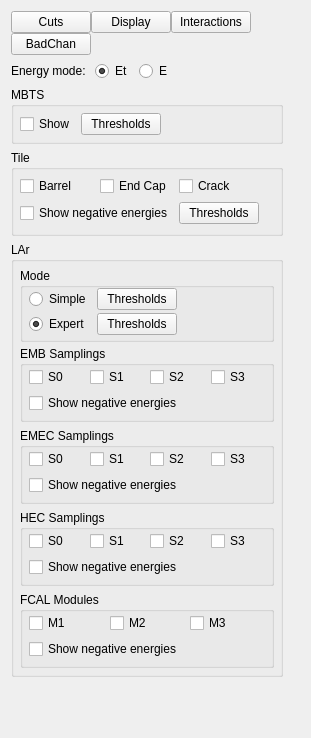
<ui version="4.0" >
 <class>frmCaloCellController</class>
 <widget class="QWidget" name="frmCaloCellController" >
  <property name="geometry" >
   <rect>
    <x>0</x>
    <y>0</y>
    <width>311</width>
    <height>738</height>
   </rect>
  </property>
  <property name="windowTitle" >
   <string>Calo Energy</string>
  </property>
  <layout class="QGridLayout" name="gridLayout_12" >
   <item row="0" column="0" >
    <widget class="QWidget" native="1" name="widget" >
     <property name="sizePolicy" >
      <sizepolicy vsizetype="Fixed" hsizetype="Fixed" >
       <horstretch>0</horstretch>
       <verstretch>0</verstretch>
      </sizepolicy>
     </property>
     <layout class="QGridLayout" name="_2" >
      <property name="margin" >
       <number>0</number>
      </property>
      <property name="spacing" >
       <number>0</number>
      </property>
      <item row="1" column="0" >
       <widget class="QPushButton" name="pushButton_settings_badchannels" >
        <property name="text" >
         <string>BadChan</string>
        </property>
       </widget>
      </item>
      <item row="0" column="2" >
       <widget class="QPushButton" name="pushButton_settings_interactions" >
        <property name="text" >
         <string>Interactions</string>
        </property>
       </widget>
      </item>
      <item row="0" column="1" >
       <widget class="QPushButton" name="pushButton_settings_visoptions" >
        <property name="text" >
         <string>Display</string>
        </property>
       </widget>
      </item>
      <item row="0" column="0" >
       <widget class="QPushButton" name="pushButton_settings_cuts" >
        <property name="text" >
         <string>Cuts</string>
        </property>
       </widget>
      </item>
     </layout>
     <zorder>pushButton_settings_badchannels</zorder>
     <zorder>pushButton_settings_interactions</zorder>
     <zorder>pushButton_settings_visoptions</zorder>
     <zorder>pushButton_settings_cuts</zorder>
    </widget>
   </item>
   <item row="0" column="1" >
    <spacer name="horizontalSpacer_3" >
     <property name="orientation" >
      <enum>Qt::Horizontal</enum>
     </property>
     <property name="sizeHint" stdset="0" >
      <size>
       <width>38</width>
       <height>20</height>
      </size>
     </property>
    </spacer>
   </item>
   <item rowspan="2" row="0" column="2" >
    <spacer name="horizontalSpacer_5" >
     <property name="orientation" >
      <enum>Qt::Horizontal</enum>
     </property>
     <property name="sizeHint" stdset="0" >
      <size>
       <width>132</width>
       <height>20</height>
      </size>
     </property>
    </spacer>
   </item>
   <item row="1" column="0" colspan="2" >
    <layout class="QGridLayout" name="gridLayout_11" >
     <item row="0" column="0" >
      <widget class="QLabel" name="lblEnergyMode" >
       <property name="text" >
        <string>Energy mode: </string>
       </property>
      </widget>
     </item>
     <item row="0" column="1" >
      <widget class="QRadioButton" name="rbtnModeEt" >
       <property name="text" >
        <string>Et</string>
       </property>
       <property name="checked" >
        <bool>true</bool>
       </property>
      </widget>
     </item>
     <item row="0" column="2" >
      <widget class="QRadioButton" name="rbtnModeEne" >
       <property name="text" >
        <string>E</string>
       </property>
      </widget>
     </item>
     <item row="0" column="3" >
      <spacer name="horizontalSpacer_7" >
       <property name="orientation" >
        <enum>Qt::Horizontal</enum>
       </property>
       <property name="sizeHint" stdset="0" >
        <size>
         <width>40</width>
         <height>20</height>
        </size>
       </property>
      </spacer>
     </item>
     <item row="1" column="0" colspan="4" >
      <widget class="QGroupBox" name="grbxMbts" >
       <property name="title" >
        <string>MBTS</string>
       </property>
       <layout class="QGridLayout" name="gridLayout_7" >
        <property name="margin" >
         <number>6</number>
        </property>
        <item row="0" column="0" >
         <widget class="QCheckBox" name="chbxMbts" >
          <property name="text" >
           <string>Show</string>
          </property>
         </widget>
        </item>
        <item row="0" column="1" >
         <widget class="QPushButton" name="pushButton_settings_thresholds_mbts" >
          <property name="text" >
           <string>Thresholds</string>
          </property>
         </widget>
        </item>
        <item row="0" column="2" >
         <spacer name="horizontalSpacer" >
          <property name="orientation" >
           <enum>Qt::Horizontal</enum>
          </property>
          <property name="sizeHint" stdset="0" >
           <size>
            <width>1</width>
            <height>20</height>
           </size>
          </property>
         </spacer>
        </item>
       </layout>
      </widget>
     </item>
     <item row="2" column="0" colspan="4" >
      <widget class="QGroupBox" name="grbxTile" >
       <property name="title" >
        <string>Tile </string>
       </property>
       <layout class="QHBoxLayout" name="horizontalLayout_2" >
        <property name="leftMargin" >
         <number>6</number>
        </property>
        <property name="topMargin" >
         <number>6</number>
        </property>
        <property name="rightMargin" >
         <number>6</number>
        </property>
        <item>
         <layout class="QGridLayout" name="gridLayout_9" >
          <item row="0" column="0" >
           <widget class="QCheckBox" name="chbxTILB" >
            <property name="text" >
             <string>Barrel</string>
            </property>
           </widget>
          </item>
          <item row="0" column="1" >
           <widget class="QCheckBox" name="chbxTILEC" >
            <property name="text" >
             <string>End Cap</string>
            </property>
           </widget>
          </item>
          <item row="0" column="2" >
           <widget class="QCheckBox" name="chbxTILCR" >
            <property name="text" >
             <string>Crack</string>
            </property>
           </widget>
          </item>
          <item row="1" column="0" colspan="2" >
           <widget class="QCheckBox" name="chbxTileNegative" >
            <property name="text" >
             <string>Show negative energies</string>
            </property>
           </widget>
          </item>
          <item row="1" column="2" >
           <widget class="QPushButton" name="pushButton_settings_thresholds_tile" >
            <property name="text" >
             <string>Thresholds</string>
            </property>
           </widget>
          </item>
         </layout>
        </item>
        <item>
         <spacer name="horizontalSpacer_2" >
          <property name="orientation" >
           <enum>Qt::Horizontal</enum>
          </property>
          <property name="sizeHint" stdset="0" >
           <size>
            <width>0</width>
            <height>20</height>
           </size>
          </property>
         </spacer>
        </item>
       </layout>
      </widget>
     </item>
     <item row="3" column="0" colspan="4" >
      <widget class="QGroupBox" name="grbxLAr" >
       <property name="title" >
        <string>LAr</string>
       </property>
       <layout class="QVBoxLayout" name="verticalLayout" >
        <property name="spacing" >
         <number>4</number>
        </property>
        <property name="margin" >
         <number>6</number>
        </property>
        <item>
         <widget class="QGroupBox" name="grbxLArMode" >
          <property name="title" >
           <string>Mode</string>
          </property>
          <property name="flat" >
           <bool>true</bool>
          </property>
          <layout class="QGridLayout" name="gridLayout_10" >
           <property name="leftMargin" >
            <number>6</number>
           </property>
           <property name="topMargin" >
            <number>0</number>
           </property>
           <property name="rightMargin" >
            <number>6</number>
           </property>
           <property name="bottomMargin" >
            <number>4</number>
           </property>
           <property name="verticalSpacing" >
            <number>3</number>
           </property>
           <item row="0" column="0" >
            <widget class="QRadioButton" name="rbtnSimple" >
             <property name="text" >
              <string>Simple</string>
             </property>
             <property name="checked" >
              <bool>false</bool>
             </property>
            </widget>
           </item>
           <item row="0" column="1" >
            <widget class="QPushButton" name="pushButton_settings_thresholds_larsimple" >
             <property name="text" >
              <string>Thresholds</string>
             </property>
            </widget>
           </item>
           <item row="1" column="0" >
            <widget class="QRadioButton" name="rbtnExpert" >
             <property name="text" >
              <string>Expert</string>
             </property>
             <property name="checked" >
              <bool>true</bool>
             </property>
            </widget>
           </item>
           <item row="1" column="1" >
            <widget class="QPushButton" name="pushButton_settings_thresholds_larexpert" >
             <property name="text" >
              <string>Thresholds</string>
             </property>
            </widget>
           </item>
           <item row="0" column="2" >
            <spacer name="horizontalSpacer_4" >
             <property name="orientation" >
              <enum>Qt::Horizontal</enum>
             </property>
             <property name="sizeHint" stdset="0" >
              <size>
               <width>1</width>
               <height>1</height>
              </size>
             </property>
            </spacer>
           </item>
           <item row="1" column="2" >
            <spacer name="horizontalSpacer_6" >
             <property name="orientation" >
              <enum>Qt::Horizontal</enum>
             </property>
             <property name="sizeHint" stdset="0" >
              <size>
               <width>40</width>
               <height>20</height>
              </size>
             </property>
            </spacer>
           </item>
          </layout>
         </widget>
        </item>
        <item>
         <widget class="QStackedWidget" name="stackLAr" >
          <property name="currentIndex" >
           <number>1</number>
          </property>
          <widget class="QWidget" name="page" >
           <layout class="QGridLayout" name="gridLayout_6" >
            <property name="margin" >
             <number>0</number>
            </property>
            <item row="0" column="0" >
             <widget class="QGroupBox" name="grbxLArSubsystems" >
              <property name="title" >
               <string>Subsystems</string>
              </property>
              <property name="flat" >
               <bool>true</bool>
              </property>
              <layout class="QGridLayout" name="gridLayout_2" >
               <property name="margin" >
                <number>6</number>
               </property>
               <item row="0" column="0" >
                <widget class="QCheckBox" name="chbxEMB" >
                 <property name="text" >
                  <string>EMB</string>
                 </property>
                </widget>
               </item>
               <item row="0" column="1" >
                <widget class="QCheckBox" name="chbxEMEC" >
                 <property name="text" >
                  <string>EMEC</string>
                 </property>
                </widget>
               </item>
               <item row="0" column="2" >
                <widget class="QCheckBox" name="chbxHEC" >
                 <property name="text" >
                  <string>HEC</string>
                 </property>
                </widget>
               </item>
               <item row="0" column="3" >
                <widget class="QCheckBox" name="chbxFCAL" >
                 <property name="text" >
                  <string>FCAL</string>
                 </property>
                </widget>
               </item>
               <item row="1" column="0" colspan="3" >
                <widget class="QCheckBox" name="chbxLArNegative" >
                 <property name="text" >
                  <string>Show negative energies</string>
                 </property>
                </widget>
               </item>
              </layout>
             </widget>
            </item>
            <item row="1" column="0" >
             <spacer name="verticalSpacer_2" >
              <property name="orientation" >
               <enum>Qt::Vertical</enum>
              </property>
              <property name="sizeType" >
               <enum>QSizePolicy::Expanding</enum>
              </property>
              <property name="sizeHint" stdset="0" >
               <size>
                <width>20</width>
                <height>1</height>
               </size>
              </property>
             </spacer>
            </item>
           </layout>
          </widget>
          <widget class="QWidget" name="page_2" >
           <layout class="QGridLayout" name="gridLayout_8" >
            <property name="margin" >
             <number>0</number>
            </property>
            <item row="1" column="0" >
             <widget class="QGroupBox" name="grbxLArEMEC" >
              <property name="title" >
               <string>EMEC Samplings</string>
              </property>
              <property name="flat" >
               <bool>true</bool>
              </property>
              <layout class="QGridLayout" name="gridLayout_3" >
               <property name="leftMargin" >
                <number>6</number>
               </property>
               <property name="topMargin" >
                <number>1</number>
               </property>
               <property name="rightMargin" >
                <number>6</number>
               </property>
               <property name="bottomMargin" >
                <number>6</number>
               </property>
               <item row="0" column="0" >
                <widget class="QCheckBox" name="chbxEMEC_S0" >
                 <property name="text" >
                  <string>S0</string>
                 </property>
                </widget>
               </item>
               <item row="0" column="1" >
                <widget class="QCheckBox" name="chbxEMEC_S1" >
                 <property name="text" >
                  <string>S1</string>
                 </property>
                </widget>
               </item>
               <item row="0" column="2" >
                <widget class="QCheckBox" name="chbxEMEC_S2" >
                 <property name="text" >
                  <string>S2</string>
                 </property>
                </widget>
               </item>
               <item row="0" column="3" >
                <widget class="QCheckBox" name="chbxEMEC_S3" >
                 <property name="text" >
                  <string>S3</string>
                 </property>
                </widget>
               </item>
               <item row="1" column="0" colspan="4" >
                <widget class="QCheckBox" name="chbxEMEC_Neg_Expert" >
                 <property name="text" >
                  <string>Show negative energies</string>
                 </property>
                </widget>
               </item>
              </layout>
             </widget>
            </item>
            <item row="2" column="0" >
             <widget class="QGroupBox" name="grbxLArHEC" >
              <property name="title" >
               <string>HEC Samplings</string>
              </property>
              <property name="flat" >
               <bool>true</bool>
              </property>
              <layout class="QGridLayout" name="gridLayout_4" >
               <property name="leftMargin" >
                <number>6</number>
               </property>
               <property name="topMargin" >
                <number>1</number>
               </property>
               <property name="rightMargin" >
                <number>6</number>
               </property>
               <property name="bottomMargin" >
                <number>6</number>
               </property>
               <item row="0" column="0" >
                <widget class="QCheckBox" name="chbxHEC_S0" >
                 <property name="text" >
                  <string>S0</string>
                 </property>
                </widget>
               </item>
               <item row="0" column="1" >
                <widget class="QCheckBox" name="chbxHEC_S1" >
                 <property name="text" >
                  <string>S1</string>
                 </property>
                </widget>
               </item>
               <item row="0" column="2" >
                <widget class="QCheckBox" name="chbxHEC_S2" >
                 <property name="text" >
                  <string>S2</string>
                 </property>
                </widget>
               </item>
               <item row="0" column="3" >
                <widget class="QCheckBox" name="chbxHEC_S3" >
                 <property name="text" >
                  <string>S3</string>
                 </property>
                </widget>
               </item>
               <item row="1" column="0" colspan="4" >
                <widget class="QCheckBox" name="chbxHEC_Neg_Expert" >
                 <property name="text" >
                  <string>Show negative energies</string>
                 </property>
                </widget>
               </item>
              </layout>
             </widget>
            </item>
            <item row="3" column="0" >
             <widget class="QGroupBox" name="grbxLArFCAL" >
              <property name="title" >
               <string>FCAL Modules</string>
              </property>
              <property name="flat" >
               <bool>true</bool>
              </property>
              <layout class="QGridLayout" name="gridLayout_5" >
               <property name="leftMargin" >
                <number>6</number>
               </property>
               <property name="topMargin" >
                <number>1</number>
               </property>
               <property name="rightMargin" >
                <number>6</number>
               </property>
               <property name="bottomMargin" >
                <number>6</number>
               </property>
               <item row="0" column="0" >
                <widget class="QCheckBox" name="chbxFCAL_M1" >
                 <property name="text" >
                  <string>M1</string>
                 </property>
                </widget>
               </item>
               <item row="0" column="1" >
                <widget class="QCheckBox" name="chbxFCAL_M2" >
                 <property name="text" >
                  <string>M2</string>
                 </property>
                </widget>
               </item>
               <item row="0" column="2" >
                <widget class="QCheckBox" name="chbxFCAL_M3" >
                 <property name="text" >
                  <string>M3</string>
                 </property>
                </widget>
               </item>
               <item row="1" column="0" colspan="3" >
                <widget class="QCheckBox" name="chbxFCAL_Neg_Expert" >
                 <property name="text" >
                  <string>Show negative energies</string>
                 </property>
                </widget>
               </item>
              </layout>
             </widget>
            </item>
            <item row="0" column="0" >
             <widget class="QGroupBox" name="grbxLArEMB" >
              <property name="title" >
               <string>EMB Samplings</string>
              </property>
              <property name="flat" >
               <bool>true</bool>
              </property>
              <layout class="QGridLayout" name="gridLayout" >
               <property name="leftMargin" >
                <number>6</number>
               </property>
               <property name="topMargin" >
                <number>1</number>
               </property>
               <property name="rightMargin" >
                <number>6</number>
               </property>
               <property name="bottomMargin" >
                <number>6</number>
               </property>
               <item row="0" column="0" >
                <widget class="QCheckBox" name="chbxEMB_S0" >
                 <property name="text" >
                  <string>S0</string>
                 </property>
                </widget>
               </item>
               <item row="0" column="1" >
                <widget class="QCheckBox" name="chbxEMB_S1" >
                 <property name="text" >
                  <string>S1</string>
                 </property>
                </widget>
               </item>
               <item row="0" column="2" >
                <widget class="QCheckBox" name="chbxEMB_S2" >
                 <property name="text" >
                  <string>S2</string>
                 </property>
                </widget>
               </item>
               <item row="0" column="3" >
                <widget class="QCheckBox" name="chbxEMB_S3" >
                 <property name="text" >
                  <string>S3</string>
                 </property>
                </widget>
               </item>
               <item row="1" column="0" colspan="4" >
                <widget class="QCheckBox" name="chbxEMB_Neg_Expert" >
                 <property name="text" >
                  <string>Show negative energies</string>
                 </property>
                </widget>
               </item>
              </layout>
             </widget>
            </item>
           </layout>
          </widget>
         </widget>
        </item>
       </layout>
      </widget>
     </item>
    </layout>
   </item>
   <item row="2" column="0" colspan="2" >
    <spacer name="verticalSpacer" >
     <property name="orientation" >
      <enum>Qt::Vertical</enum>
     </property>
     <property name="sizeHint" stdset="0" >
      <size>
       <width>20</width>
       <height>0</height>
      </size>
     </property>
    </spacer>
   </item>
  </layout>
 </widget>
 <resources/>
 <connections/>
</ui>
